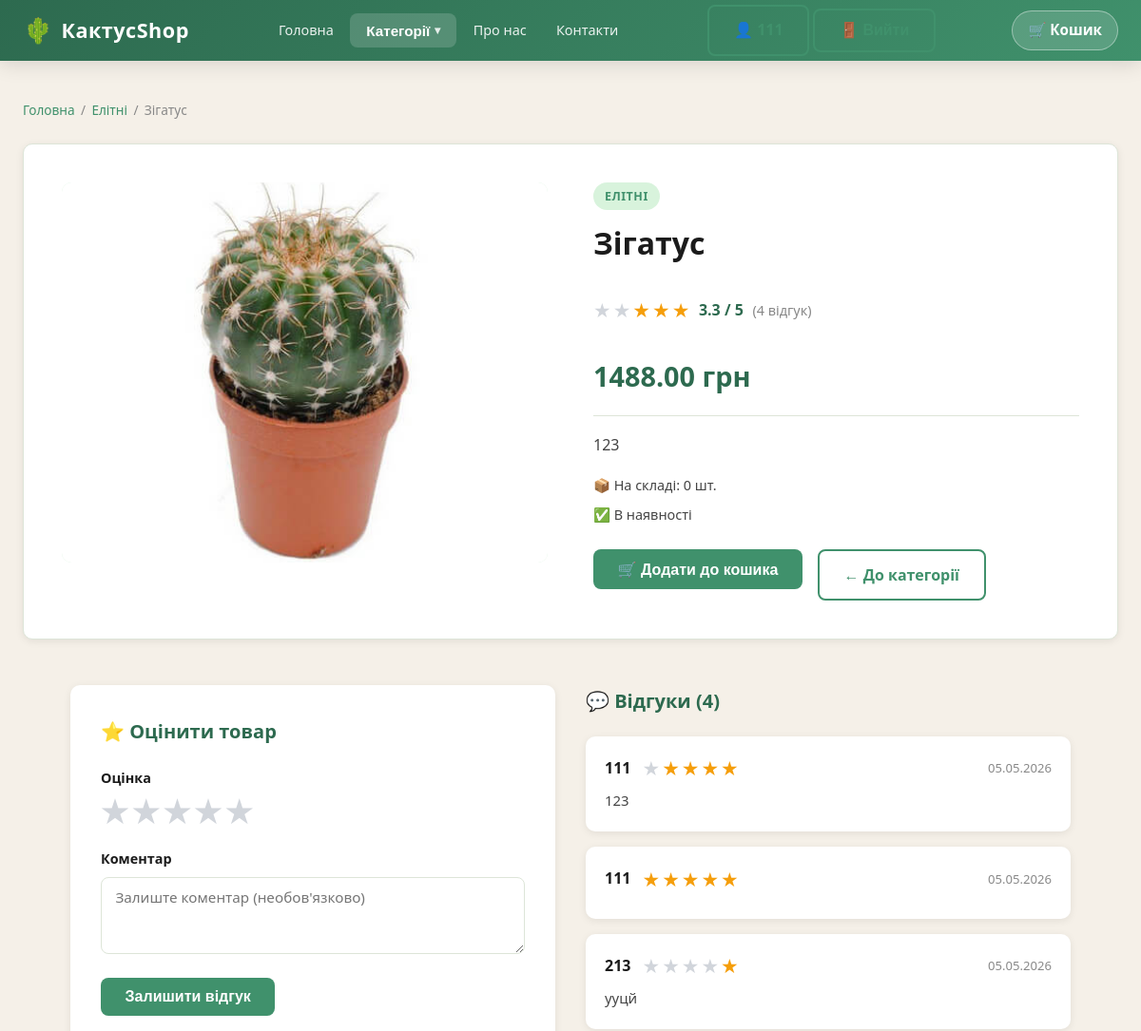
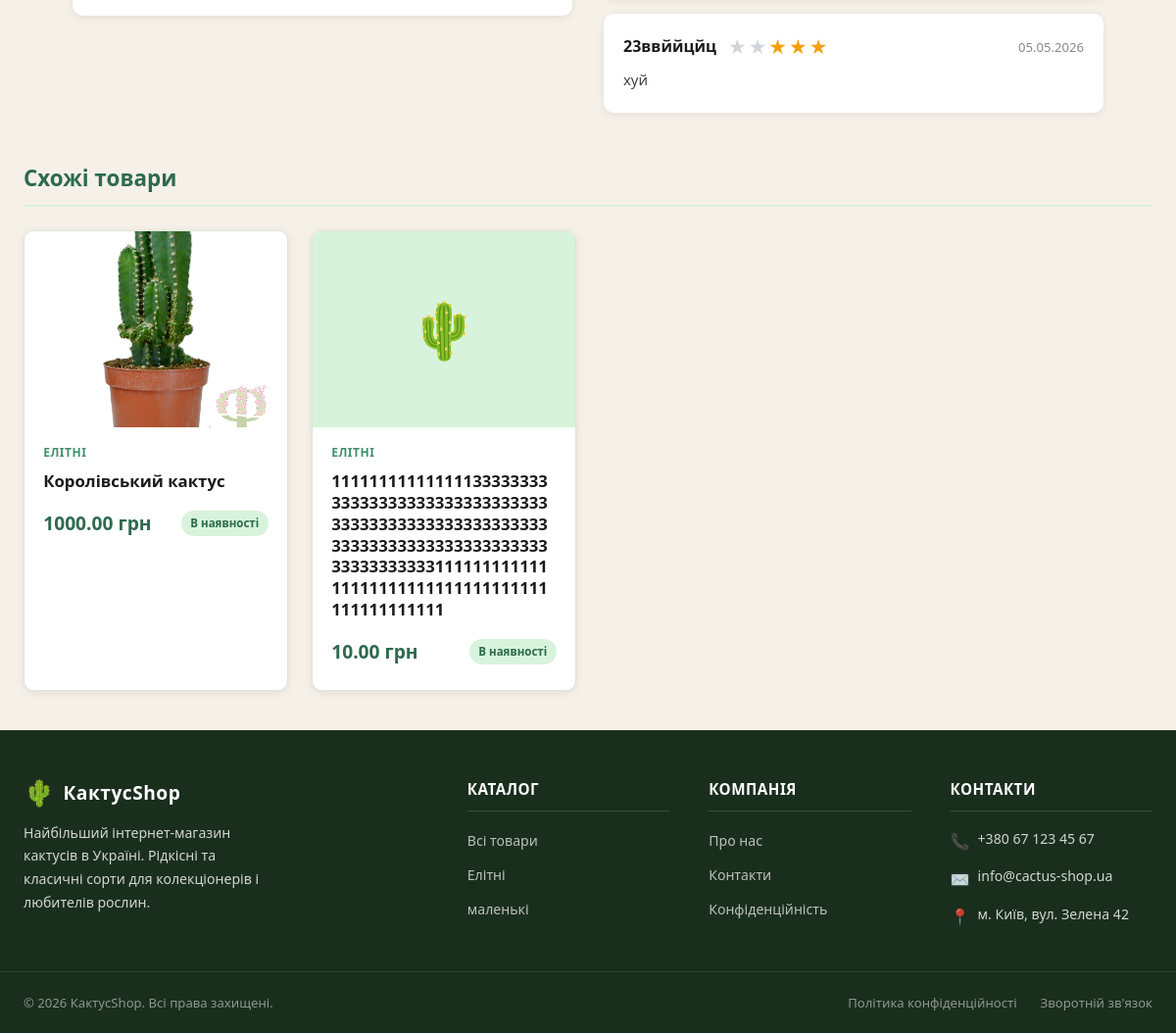
The app's page /product/zigatus/ (signed in) with its own data (2 pictures, top to bottom).
### shop/models.py (models this page shows, shortened)
class Product(models.Model):
    category = models.ForeignKey(
        Category,
        on_delete=models.CASCADE,
        related_name='products',
        verbose_name='Категорія'
    )
    name = models.CharField('Назва товару', max_length=150)
    slug = models.SlugField('Слаг', unique=True)
    price = models.DecimalField('Ціна', max_digits=10, decimal_places=2)
    stock = models.PositiveIntegerField('Кількість на складі', default=0)
    description = models.TextField(
        'Опис товару',
        blank=True,
        validators=[MaxLengthValidator(2000)],
    )
    image_url = models.URLField('Фото URL', blank=True)
    image = models.ImageField('Фото товару', upload_to='products/', blank=True, null=True)
    available = models.BooleanField('В наявності', default=True)
    created_at = models.DateTimeField(auto_now_add=True)
    updated_at = models.DateTimeField(auto_now=True)
    class Meta:
        verbose_name = 'Товар'
        verbose_name_plural = 'Товари'

class Category(models.Model):
    name = models.CharField('Назва', max_length=100)
    slug = models.SlugField('Слаг', unique=True)
    description = models.TextField('Опис', blank=True)
    created_at = models.DateTimeField(auto_now_add=True)
    updated_at = models.DateTimeField(auto_now=True)
    class Meta:
        verbose_name = 'Категорія'
        verbose_name_plural = 'Категорії'

class ProductRating(models.Model):
    product = models.ForeignKey(Product, on_delete=models.CASCADE, related_name='ratings', verbose_name='Товар')
    reviewer_name = models.CharField('Імʼя', max_length=100)
    reviewer_email = models.EmailField('Email', blank=True)
    rating = models.PositiveSmallIntegerField(
        'Оцінка',
        validators=[MinValueValidator(1), MaxValueValidator(5)]
    )
    comment = models.TextField('Коментар', blank=True)
    created_at = models.DateTimeField('Дата оцінки', auto_now_add=True)
    class Meta:
        verbose_name = 'Оцінка товару'
        verbose_name_plural = 'Оцінки товарів'
        ordering = ['-created_at']

### shop/views.py (the view, shortened to what this page needs)
# urls.py: path('product/<slug:slug>/', views.product_detail, name='product_detail'),
def product_detail(request, slug):
    categories = Category.objects.all()
    product = get_object_or_404(Product, slug=slug)
    related_products = Product.objects.filter(
        category=product.category, available=True
    ).exclude(pk=product.pk)[:4]
    ratings = product.ratings.all().order_by('-created_at')
    avg_rating = ratings.aggregate(avg=Avg('rating'))['avg']
    rating_form = None
    if request.user.is_authenticated:
        rating_form = RatingForm()
    context = {
        'categories': categories,
        'product': product,
        'related_products': related_products,
        'ratings': ratings,
        'avg_rating': avg_rating,
        'rating_form': rating_form,
    }
    return render(request, 'shop/product_detail.html', context)

### shop/forms.py
class RatingForm(forms.ModelForm):
    rating = forms.TypedChoiceField(
        choices=RATING_CHOICES,
        coerce=int,
        widget=forms.RadioSelect(attrs={'class': 'star-radio'}),
        label='Оцінка',
    )
    class Meta:
        model = ProductRating
        fields = ['rating', 'comment']
        widgets = {
            'comment': forms.Textarea(attrs={
                'class': 'form-control',
                'rows': 3,
                'placeholder': 'Залиште коментар (необов\'язково)',
            }),
        }
        labels = {
            'comment': 'Коментар',
        }

### shop/context_processors.py (called while the page is built)
def cart_info(request):
    cart_count = 0
    try:
        if request.session.session_key:
            order = Order.objects.filter(
                session_key=request.session.session_key,
                is_completed=False
            ).prefetch_related('items').first()
            if order:
                cart_count = order.get_total_items()
    except Exception:
        pass
    return {'cart_count': cart_count}

### shop/templates/shop/product_detail.html (shortened to what this page needs)
{% extends 'shop/base.html' %}
{% block content %}
<div class="breadcrumb">
    <a href="{% url 'shop:main' %}">Головна</a>
    <span class="breadcrumb__sep">/</span>
    <a href="{% url 'shop:category' product.category.slug %}">{{ product.category.name }}</a>
    <span class="breadcrumb__sep">/</span>
    <span>{{ product.name }}</span>
</div>
<div class="product-detail">
    <div class="product-detail__gallery">
        {% if product.image %}
            <img src="{{ product.image.url }}" alt="{{ product.name }}">
        {% elif product.image_url %}
            <img src="{{ product.image_url }}" alt="{{ product.name }}">
        {% else %}
            <span class="product-detail__no-image">🌵</span>
        {% endif %}
    </div>
    <div class="product-detail__info">
        <span class="product-detail__category-badge">
            <a href="{% url 'shop:category' product.category.slug %}">{{ product.category.name }}</a>
        </span>
        <h1 class="product-detail__name">{{ product.name }}</h1>
        {% if avg_rating %}
        <div class="product-rating-summary">
            <div class="stars-display">
                {% for i in "54321" %}
                    {% if i|add:0 <= avg_rating|floatformat:0|add:0 %}
                        <span class="star star--filled">★</span>
                    {% else %}
                        <span class="star star--empty">★</span>
                    {% endif %}
                {% endfor %}
            </div>
            <span class="rating-value">{{ avg_rating|floatformat:1 }} / 5</span>
            <span class="rating-count">({{ ratings.count }} відгук{{ ratings.count|pluralize:",и,ів" }})</span>
        </div>
        {% else %}
        <div class="product-rating-summary product-rating-summary--empty">
            <span>Ще немає оцінок — будьте першим!</span>
        </div>
        {% endif %}
        <div class="product-detail__price">{{ product.price }} грн</div>
        {% if product.description %}
            <div class="product-detail__desc">{{ product.description }}</div>
        {% endif %}
        <div class="product-detail__meta">
            <span>📦 На складі: {{ product.stock }} шт.</span>
            <span>
                {% if product.available %}✅ В наявності{% else %}❌ Немає в наявності{% endif %}
            </span>
        </div>
        <div class="product-detail__actions">
            {% if product.available %}
            <form method="post" action="{% url 'shop:cart_add' product.pk %}" style="display:inline">
                <button type="submit" class="btn btn-primary">🛒 Додати до кошика</button>
            </form>
            {% else %}
            <button class="btn btn-primary" disabled>🛒 Немає в наявності</button>
            {% endif %}
            <a href="{% url 'shop:category' product.category.slug %}" class="btn btn-outline">← До категорії</a>
        </div>
    </div>
</div>
<section class="ratings-section">
    <div class="ratings-layout">
        <div class="rating-form-box">
            <h2>⭐ Оцінити товар</h2>
            {% if rating_form %}
            <form method="post" class="rating-form">
                <div class="form-group">
                    <label>Оцінка</label>
                    <div class="star-rating-input">
                        {% for radio in rating_form.rating %}
                        <label class="star-label" title="{{ radio.choice_value }} зірок">
                            <span class="star-icon">★</span>
                        </label>
                        {% endfor %}
                    </div>
                </div>
                <div class="form-group">
                    <label>{{ rating_form.comment.label }}</label>
                    {{ rating_form.comment }}
                </div>
                <button type="submit" class="btn btn-primary">Залишити відгук</button>
            </form>
            {% else %}
            <p>Щоб залишити відгук, <a href="{% url 'login' %}">увійдіть</a> або <a href="{% url 'shop:register' %}">зареєструйтесь</a>.</p>
            {% endif %}
        </div>
        <div class="reviews-list">
            <h2>💬 Відгуки ({{ ratings.count }})</h2>
            {% if ratings %}
                {% for r in ratings %}
                <div class="review-card">
                    <div class="review-card__header">
                        <strong>{{ r.reviewer_name }}</strong>
                        <div class="review-stars">
                            {% for i in "54321" %}
                                {% if i|add:0 <= r.rating %}
                                    <span class="star star--filled">★</span>
                                {% else %}
                                    <span class="star star--empty">★</span>
                                {% endif %}
                            {% endfor %}
                        </div>
                        <span class="review-date">{{ r.created_at|date:"d.m.Y" }}</span>
                    </div>
                    {% if r.comment %}
                    <p class="review-comment">{{ r.comment }}</p>
                    {% endif %}
                </div>
                {% endfor %}
            {% else %}
                <p class="no-reviews">Відгуків поки немає. Станьте першим!</p>
            {% endif %}
        </div>
    </div>
</section>
{% if related_products %}
<section class="related-section">
    <h2>Схожі товари</h2>
    <div class="products-grid">
        {% for rp in related_products %}
        <div class="product-card">
            <div class="product-card__image-wrap">
                {% if rp.image %}
                    <img src="{{ rp.image.url }}" alt="{{ rp.name }}">
                {% elif rp.image_url %}
                    <img src="{{ rp.image_url }}" alt="{{ rp.name }}">
                {% else %}
                    <span class="product-card__no-image">🌵</span>
                {% endif %}
            </div>
            <div class="product-card__body">
                <span class="product-card__category">{{ rp.category.name }}</span>
                <div class="product-card__name">
                    <a href="{% url 'shop:product_detail' rp.slug %}">{{ rp.name }}</a>
                </div>
                <div class="product-card__footer">
                    <span class="product-card__price">{{ rp.price }} грн</span>
                    {% if rp.available %}
                        <span class="badge-available">В наявності</span>
                    {% else %}
                        <span class="badge-unavailable">Немає</span>
                    {% endif %}
                </div>
            </div>
        </div>
        {% endfor %}
    </div>
</section>
{% endif %}
{% endblock %}

### shop/templates/shop/base.html (shortened to what this page needs)
<!DOCTYPE html>
<html lang="uk">
<head>
    {% load static %}
    <link rel="stylesheet" href="{% static 'shop/css/style.css' %}">
</head>
<body>
<header>
    <div class="header-inner">
        <a href="{% url 'shop:main' %}" class="logo">
            <span class="logo-icon">🌵</span>
            <span>КактусShop</span>
        </a>
        <nav class="main-nav">
            <ul>
                <li><a href="{% url 'shop:main' %}">Головна</a></li>
                {% if categories %}
                <li class="nav-categories">
                    <button type="button" class="nav-categories-toggle" aria-haspopup="true">Категорії</button>
                </li>
                {% endif %}
                <li><a href="{% url 'shop:about' %}">Про нас</a></li>
                <li><a href="{% url 'shop:contacts' %}">Контакти</a></li>
            </ul>
        </nav>
        <div class="auth-buttons">
            {% if user.is_authenticated %}
                <a href="{% url 'shop:profile' %}" class="btn btn-outline">👤 {{ user.username }}</a>
                <form method="post" action="{% url 'logout' %}" style="display:inline;">
                    <button type="submit" class="btn btn-outline">🚪 Вийти</button>
                </form>
            {% else %}
                <a href="{% url 'login' %}" class="btn btn-outline">🔑 Увійти</a>
                <a href="{% url 'shop:register' %}" class="btn btn-primary">📝 Реєстрація</a>
            {% endif %}
        </div>
        <a href="{% url 'shop:cart' %}" class="cart-btn" title="Кошик">
            🛒 Кошик
        </a>
    </div>
</header>
<main>
    {% block content %}{% endblock %}
</main>
<footer>
    <div class="footer-top">
        <div class="footer-brand">
            <div class="logo">
                <span class="logo-icon">🌵</span>
                <span>КактусShop</span>
            </div>
            <p>Найбільший інтернет-магазин кактусів в Україні. Рідкісні та класичні сорти для колекціонерів і любителів рослин.</p>
        </div>
        <div class="footer-col">
            <h4>Каталог</h4>
            <ul>
                <li><a href="{% url 'shop:main' %}">Всі товари</a></li>
                {% for cat in categories %}
                    <li><a href="{% url 'shop:category' cat.slug %}">{{ cat.name }}</a></li>
                {% endfor %}
            </ul>
        </div>
        <div class="footer-col">
            <h4>Компанія</h4>
            <ul>
                <li><a href="{% url 'shop:about' %}">Про нас</a></li>
                <li><a href="{% url 'shop:contacts' %}">Контакти</a></li>
                <li><a href="{% url 'shop:privacy' %}">Конфіденційність</a></li>
            </ul>
        </div>
        <div class="footer-col">
            <h4>Контакти</h4>
            <div class="footer-contact-item">
                <span class="footer-contact-item__icon">📞</span>
                <span>+380 67 123 45 67</span>
            </div>
            <div class="footer-contact-item">
                <span class="footer-contact-item__icon">✉️</span>
                <span>info@cactus-shop.ua</span>
            </div>
            <div class="footer-contact-item">
                <span class="footer-contact-item__icon">📍</span>
                <span>м. Київ, вул. Зелена 42</span>
            </div>
        </div>
    </div>
    <div class="footer-bottom">
        <div class="footer-bottom-inner">
            <p>&copy; 2026 КактусShop. Всі права захищені.</p>
            <div class="footer-bottom-links">
                <a href="{% url 'shop:privacy' %}">Політика конфіденційності</a>
                <a href="{% url 'shop:contacts' %}">Зворотній зв'язок</a>
            </div>
        </div>
    </div>
</footer>
</body>
</html>

### records on screen
Product: category.name "Елітні", name "Зігатус", image (picture), category.name "ЕЛІТНІ", price "1488.00", description "123", stock "0"
ProductRating: reviewer_name "111", rating 4 (drawn), created_at "05.05.2026", comment "123"
ProductRating: reviewer_name "111", rating 5 (drawn), created_at "05.05.2026"
ProductRating: reviewer_name "213", rating 1 (drawn), created_at "05.05.2026", comment "ууцй"
ProductRating: reviewer_name "23ввййцйц", rating 3 (drawn), created_at "05.05.2026", comment "хуй"
Product: image (picture), category.name "ЕЛІТНІ", name "Королівський кактус", price "1000.00", available "В наявності"
Product: category.name "ЕЛІТНІ", name "111111111111111333333333333333333333333333333333333333333333333333333333333333333333333333333333333333311111111111111111111111111111111111111111111111", price "10.00", available "В наявності"
Category: name "Елітні"
Category: name "маленькі"

### other values on screen
{{ avg_rating|floatformat:1 }} "3.3"
{{ ratings.count }} "4"
{{ rating_form.comment.label }} "Коментар"
